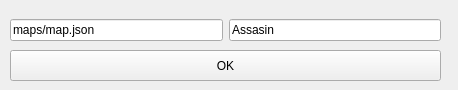
<?xml version="1.0" encoding="UTF-8"?>
<ui version="4.0">
 <class>CMainWindow</class>
 <widget class="QMainWindow" name="CMainWindow">
  <property name="geometry">
   <rect>
    <x>0</x>
    <y>0</y>
    <width>458</width>
    <height>90</height>
   </rect>
  </property>
  <property name="windowTitle">
   <string>MainWindow</string>
  </property>
  <widget class="QWidget" name="centralwidget">
   <widget class="QWidget" name="horizontalLayoutWidget">
    <property name="geometry">
     <rect>
      <x>10</x>
      <y>10</y>
      <width>431</width>
      <height>41</height>
     </rect>
    </property>
    <layout class="QHBoxLayout" name="horizontalLayout">
     <item>
      <widget class="QLineEdit" name="mapType">
       <property name="text">
        <string>maps/map.json</string>
       </property>
      </widget>
     </item>
     <item>
      <widget class="QLineEdit" name="playerType">
       <property name="text">
        <string>Assasin</string>
       </property>
      </widget>
     </item>
    </layout>
   </widget>
   <widget class="QPushButton" name="pushButton">
    <property name="geometry">
     <rect>
      <x>10</x>
      <y>50</y>
      <width>431</width>
      <height>31</height>
     </rect>
    </property>
    <property name="text">
     <string>OK</string>
    </property>
   </widget>
  </widget>
 </widget>
 <resources/>
 <connections/>
</ui>
